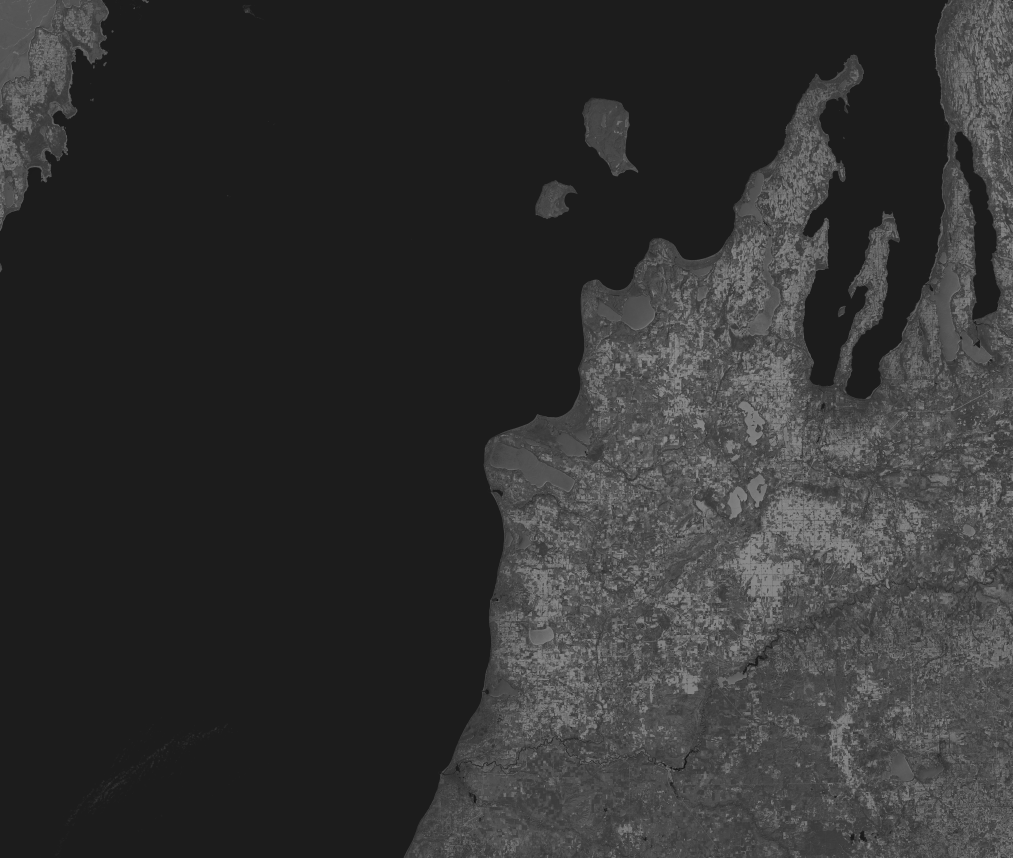
#> input picture sat/LC08_L2SP_022029_20130329_20200912_02_T1_SR_B5.jpg, 5064 x 4288 px (shown at 1/5 size)
$ python -i Parallel.py   (imports and definitions only)
#> lines starting #> are read from the running program, lines starting #| are printed output that depends on the picture; after the words box and inside, x2 and y2 are one past the last pixel; in counts of white or black regions, pixels touching at a corner belong together
#> further down, picture is the input picture: shape (4288, 5064, 3); min 0, max 163, mean 50
import cv2
import numpy as np
import multiprocessing as mp #Possible route for parallel programming
import matplotlib.pyplot as plt
from sklearn.cluster import KMeans
import time
import multiprocessing

#Preprocesses image for land-water classification and KMeans clustering
#Returns a binary mask of the image
def preprocessing():
    #some images to try, the threshold is only designed for the satellite data (not the thumbnail)
    #img = cv2.imread('download (2).jpg', cv2.IMREAD_GRAYSCALE)
    img = cv2.imread('images/LC08_L2SP_022029_20130329_20200912_02_T1_SR_B5.jpg', cv2.IMREAD_GRAYSCALE)
    #img = cv2.imread('LC08_L2SP_022029_20130329_20200912_02_T1_SR_B5_quart.jpg', cv2.IMREAD_GRAYSCALE) #quarter size
    #img = cv2.imread('LC08_L2SP_022029_20130329_20200912_02_T1_thumb_large.jpeg', cv2.IMREAD_GRAYSCALE) #colored

    return img

#Implements edge detection algorithm (Canny Algorithm)
#  Either uses thresholding or clustering prior to Canny, choose with doKMeans
def detectShoreline(img, doKMeans = False):
#> called with doKMeans = False
    if(doKMeans):
        #Blur to reduce noise
        img = cv2.GaussianBlur(img, (13,13), 0)
        rows, cols = img.shape

        #For training ML model
        reshaped_img = img.reshape(rows*cols, 1)

        #Making binary np array of coastline
        kmeans = KMeans(2)
        kmeans.fit(reshaped_img)
        binary_mask = kmeans.predict(reshaped_img)


        binary_mask = binary_mask.reshape(rows, cols)


        #Convert numpy array to 8-bit for Canny Edge Detection
        binary_mask = np.uint8(binary_mask)

        #Get Edges and display
        edges = cv2.Canny(binary_mask, 2, 5)
        return edges
    else:
        #Blur to reduce noise
        test = cv2.GaussianBlur(img, (13,13), 0)
        #Water in the data set is mostly gray value 28, 45 reduces noise
        ret, test = cv2.threshold(test,45,255,cv2.THRESH_BINARY)
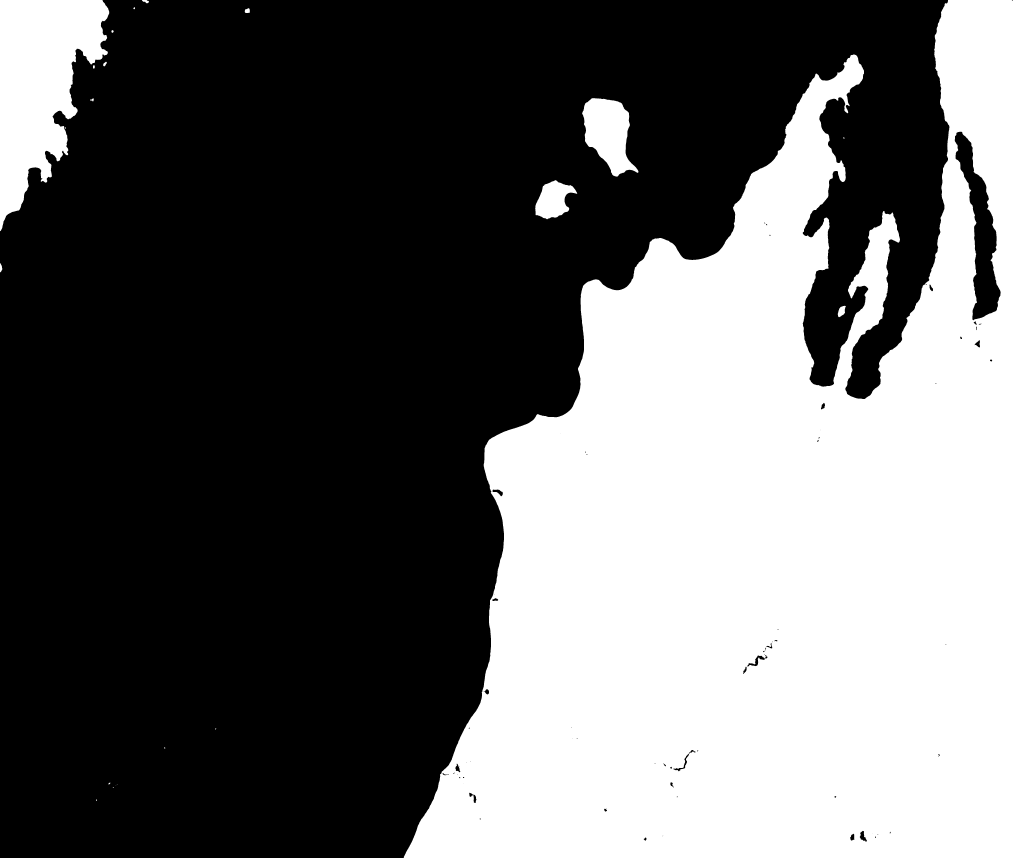
#> test: shape (4288, 5064, 3) (shown at 1/5 size); 39.3% white; 22 white regions (3 under 20 px), largest, box (x1, y1, x2, y2) and area: (2019, 0, 5064, 4288) 8072739, (0, 0, 546, 1156) 367048, (2911, 491, 3192, 883) 66636

        test_edges = cv2.Canny(test, 2, 5)
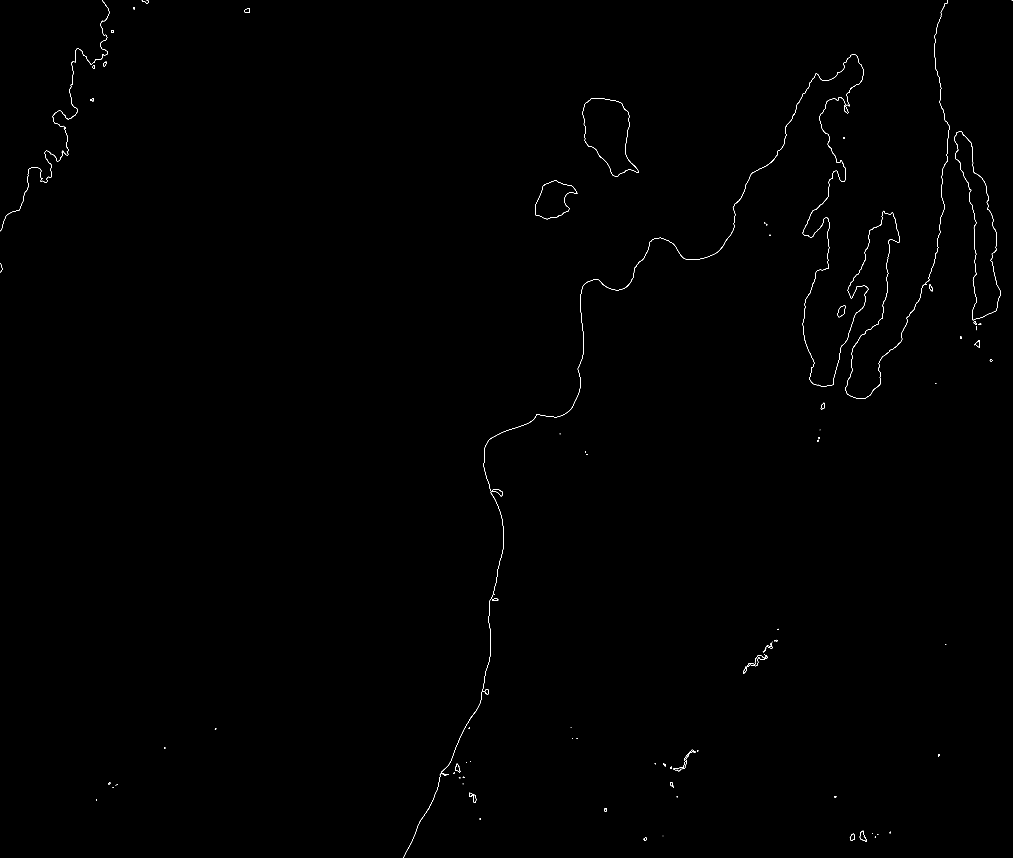
#> test_edges: shape (4288, 5064) (shown at 1/5 size); 0.11% white in thin lines or dots
        return test_edges

#set up shared data between the processes
var_dict = {}
def initWorkerData(data, img_shape, numProcs):
    var_dict['data'] = data
    var_dict['img_shape'] = img_shape
    var_dict['numProcs'] = numProcs

#Data decomposistion based parallel application of the alg. Applies it to p
#  horizontal sections of the image.
def worker(rank):
    #name = multiprocessing.current_process().name
    #print(name, 'Starting')
    dataArr = np.frombuffer(var_dict['data']).reshape(var_dict['img_shape'])
    return detectShoreline((dataArr[(int)((rank / var_dict['numProcs']) * var_dict['img_shape'][0]) : \
                (int)(((rank + 1) / var_dict['numProcs']) * var_dict['img_shape'][0]), :]).astype(np.uint8), False)

#Critical Section
#Parallelize functions with multiprocessing library () for dataset of images
# [17 lines not run here, left out]

>>> import cv2
>>> picture = cv2.imread('sat/LC08_L2SP_022029_20130329_20200912_02_T1_SR_B5.jpg')
>>> result = detectShoreline(picture)
